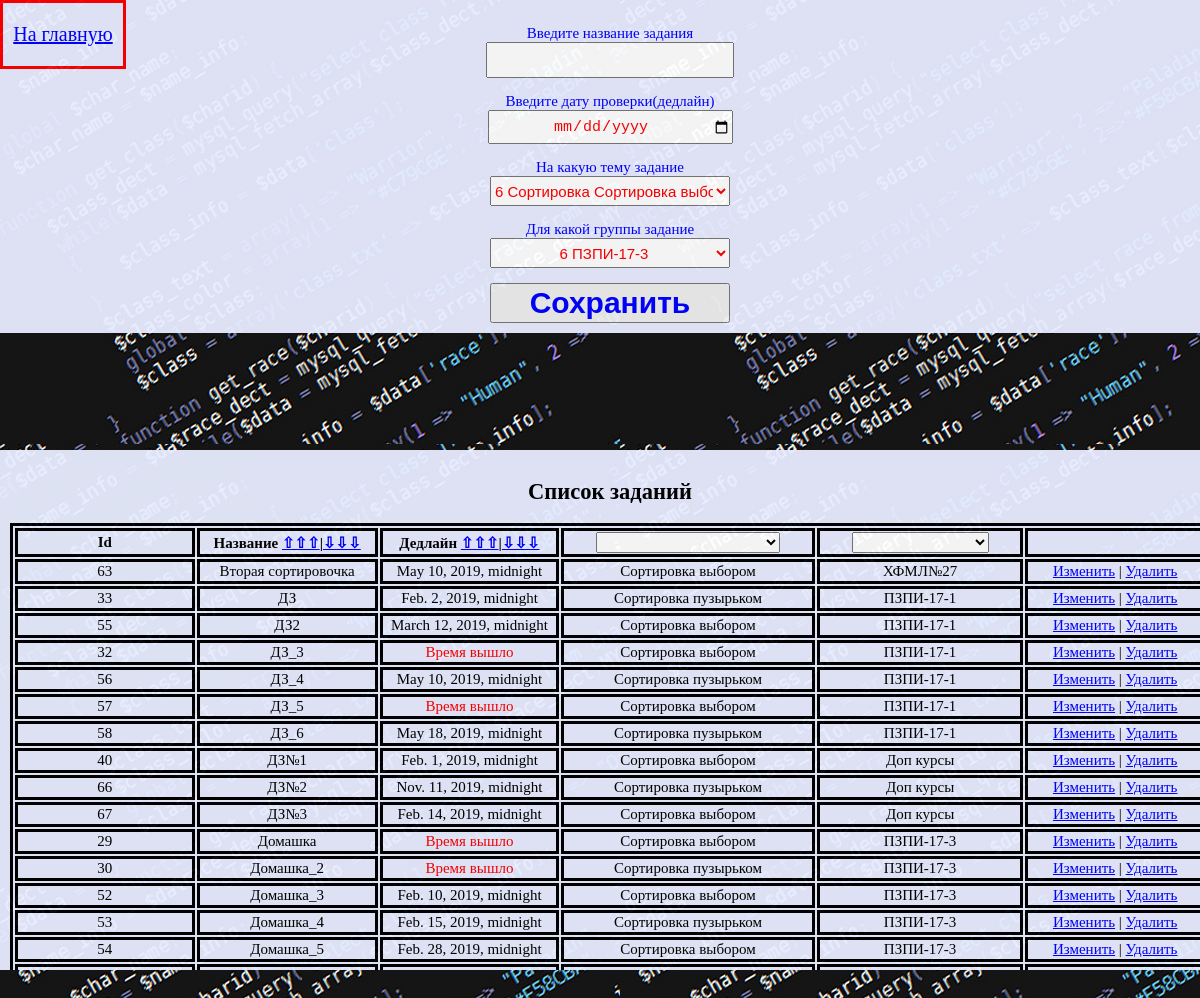
Screenshot of /tasknew with the database file from the repository.
### algo_learn/models.py (models this page shows)
class Problem(models.Model):
    pr_id = models.AutoField(primary_key=True)
    pr_name = models.CharField(max_length=20)
    pr_checkdate = models.DateTimeField()
    pr_algo = models.ForeignKey(Algorithm, on_delete=models.CASCADE)
    pr_group = models.ForeignKey(Group, on_delete=models.CASCADE)
    @property
    def is_past_due(self):
        return timezone.now() > self.pr_checkdate
    class Meta:
        ordering = ["pr_name"]

class Algorithm(models.Model):
    al_id = models.AutoField(primary_key=True)
    al_type=models.CharField(max_length=20)
    al_name=models.CharField(max_length=20)
    al_comment = models.CharField(max_length=200, null=True)
    al_theory = models.URLField(null=True)
    al_visualization = models.URLField(null=True)
    class Meta:
        ordering = ["al_name"]

class Group(models.Model):
    gr_id = models.AutoField(primary_key=True)
    gr_name = models.CharField(max_length=20)
    gr_students = models.ManyToManyField(Student)
    gr_teachers = models.ManyToManyField(Teacher)

### algo_learn/views.py (the view)
# urls.py: re_path(r'^tasknew', views.tasknew),
def tasknew(request):
    order = Order.objects.get(id=1).order_problem
    if order[-1] == 'd':
        order = '-' + order[:-1]
    algo = Algorithm.objects.all()
    task = Problem.objects.all().order_by(order)
    group = Group.objects.all()
    return render(request, "tasknew.html", {"algo": algo, "task": task, "group": group})

### templates/tasknew.html (shortened to what this page needs)
<!DOCTYPE html>
{% load staticfiles %}
<html>
<head>
	<link rel="stylesheet" href="{% static 'css/checkin.css' %}" />
</head>
<body class="center" vlink="blue" link="blue">
	<div id="roof">
	<div class="alert" vlink="green" link="green"><a href="{% url 'index' %}" ><p>На главную</p> </a></div>
    <form method="POST" action="createtask/">
        <p>
            <label>Введите название задания</label><br>
            <input type="text" name="name" class="field"/>
        </p>
		<p>
            <label>Введите дату проверки(дедлайн)</label><br>
            <input type="date" name="checkdate" class="field"/>
        </p>
		<p>
            <label>На какую тему задание</label><br>
			<select name="algoname" class="field">
			{% for alg in algo %}
				<option>{{ alg.al_id }} {{ alg.al_type }}  {{alg.al_name }}</option>
			{% endfor %}
			</select>
		</p>
		<p>
            <label>Для какой группы задание</label><br>
			<select name="groupname" class="field">
			{% for gr in group %}
				<option>{{ gr.gr_id }} {{gr.gr_name }}</option>
			{% endfor %}
			</select>
        </p>
        <input type="submit" value="Сохранить" class="si">
    </form>
	</div>
	<div id="center">
	<h2>Список заданий</h2>
    <table id = "tab">
        <thead>
		<th>Id</th>
		<th>Название <a href="tasknew/order/pr_name">⇧⇧⇧</a>|<a href="tasknew/order/pr_named">⇩⇩⇩</a></th>
		<th>Дедлайн <a href="tasknew/order/pr_checkdate">⇧⇧⇧</a>|<a href="tasknew/order/pr_checkdated">⇩⇩⇩</a></th>
		<th>
		<select id = "selection" onchange="sh(this, true)" class="center">
			<option></option>
			{% for el in algo %}
			<option>{{ el.al_name }}</option>
			{% endfor %}
		</select>
		</th>
		<th>
		<select id = "select_" onchange="show(this, true)" class="center">
			<option></option>
			{% for el in group %}
			<option>{{el.gr_name}}</option>
			{% endfor %}
		</select>
		</th>
		<th></th></thead>
        {% for tsk in task %}
        <tr id = "{{forloop.counter}}">
            <td> {{ tsk.pr_id }}</td>
            <td> {{ tsk.pr_name }}</td>
			{% if tsk.is_past_due %}
			<td class="red"> Время вышло</td>
			{% else %}
				<td> {{ tsk.pr_checkdate }}</td>
			{% endif %}
			<td> {{ tsk.pr_algo.al_name }}</td>
			<td> {{ tsk.pr_group.gr_name }}</td>
			<td><a href="edittask/{{tsk.pr_id}}/">Изменить</a> | <a href="deletetask/{{tsk.pr_id}}/">Удалить</a></td>
        </tr>
		{% endfor %}
    </table>
	</div>
</body>
</html>

### algo_learn/static/css/checkin.css (style rules this page uses)
body { background: url(/static/image/code.jpg); color:black; overflow:auto; }
table,th,td { border:3px solid black; text-align:center; }
.red { color:red; }
.field { color: red; text-align: center; font-size: 15px; width:20%; height:30px; }
.alert { background-color:#e8edff; position:fixed; left:0; top:0; font-size:20px; color: green; border: 3px solid red; width: 10%; text-align: center; }
.center { font-size:15px; text-align:center; }
#roof { overflow:auto; color: blue; opacity: 0.95; position: fixed; left: 0; top: 0; padding: 10px; background: #e8edff; width: 100%; }
#center { overflow:auto; max-height:500px; overflow:scroll; opacity: 0.95; position: fixed; left: 0; top: 450px; padding: 10px; background: #e8edff; width: 100%; }
.si { font-weight:bold; color: blue; font-size:30px; width: 20%; }
table { width: 100%; }
th { width: 10%; }
td:first-child { width: 10%; }

### rows the page displays
Problem: pr_id "63", pr_name "Вторая сортировочка", pr_checkdate "May 10, 2019, midnight", pr_algo.al_name "Сортировка выбором", pr_group.gr_name "ХФМЛ№27"
Problem: pr_id "33", pr_name "ДЗ", pr_checkdate "Feb. 2, 2019, midnight", pr_algo.al_name "Сортировка пузырьком", pr_group.gr_name "ПЗПИ-17-1"
Problem: pr_id "55", pr_name "ДЗ2", pr_checkdate "March 12, 2019, midnight", pr_algo.al_name "Сортировка выбором", pr_group.gr_name "ПЗПИ-17-1"
Problem: pr_id "32", pr_name "ДЗ_3", shows "Время вышло", pr_algo.al_name "Сортировка выбором", pr_group.gr_name "ПЗПИ-17-1"
Problem: pr_id "56", pr_name "ДЗ_4", pr_checkdate "May 10, 2019, midnight", pr_algo.al_name "Сортировка пузырьком", pr_group.gr_name "ПЗПИ-17-1"
Problem: pr_id "57", pr_name "ДЗ_5", shows "Время вышло", pr_algo.al_name "Сортировка выбором", pr_group.gr_name "ПЗПИ-17-1"
Problem: pr_id "58", pr_name "ДЗ_6", pr_checkdate "May 18, 2019, midnight", pr_algo.al_name "Сортировка пузырьком", pr_group.gr_name "ПЗПИ-17-1"
Problem: pr_id "40", pr_name "ДЗ№1", pr_checkdate "Feb. 1, 2019, midnight", pr_algo.al_name "Сортировка выбором", pr_group.gr_name "Доп курсы"
Problem: pr_id "66", pr_name "ДЗ№2", pr_checkdate "Nov. 11, 2019, midnight", pr_algo.al_name "Сортировка пузырьком", pr_group.gr_name "Доп курсы"
Problem: pr_id "67", pr_name "ДЗ№3", pr_checkdate "Feb. 14, 2019, midnight", pr_algo.al_name "Сортировка выбором", pr_group.gr_name "Доп курсы"
Problem: pr_id "29", pr_name "Домашка", shows "Время вышло", pr_algo.al_name "Сортировка выбором", pr_group.gr_name "ПЗПИ-17-3"
Problem: pr_id "30", pr_name "Домашка_2", shows "Время вышло", pr_algo.al_name "Сортировка пузырьком", pr_group.gr_name "ПЗПИ-17-3"
Problem: pr_id "52", pr_name "Домашка_3", pr_checkdate "Feb. 10, 2019, midnight", pr_algo.al_name "Сортировка выбором", pr_group.gr_name "ПЗПИ-17-3"
Problem: pr_id "53", pr_name "Домашка_4", pr_checkdate "Feb. 15, 2019, midnight", pr_algo.al_name "Сортировка пузырьком", pr_group.gr_name "ПЗПИ-17-3"
Problem: pr_id "54", pr_name "Домашка_5", pr_checkdate "Feb. 28, 2019, midnight", pr_algo.al_name "Сортировка выбором", pr_group.gr_name "ПЗПИ-17-3"

### other values shown
form field algoname "6 Сортировка Сортировка выбором"
form field groupname "6 ПЗПИ-17-3"
